Frame 1 (no input): blank canvas, image omitted
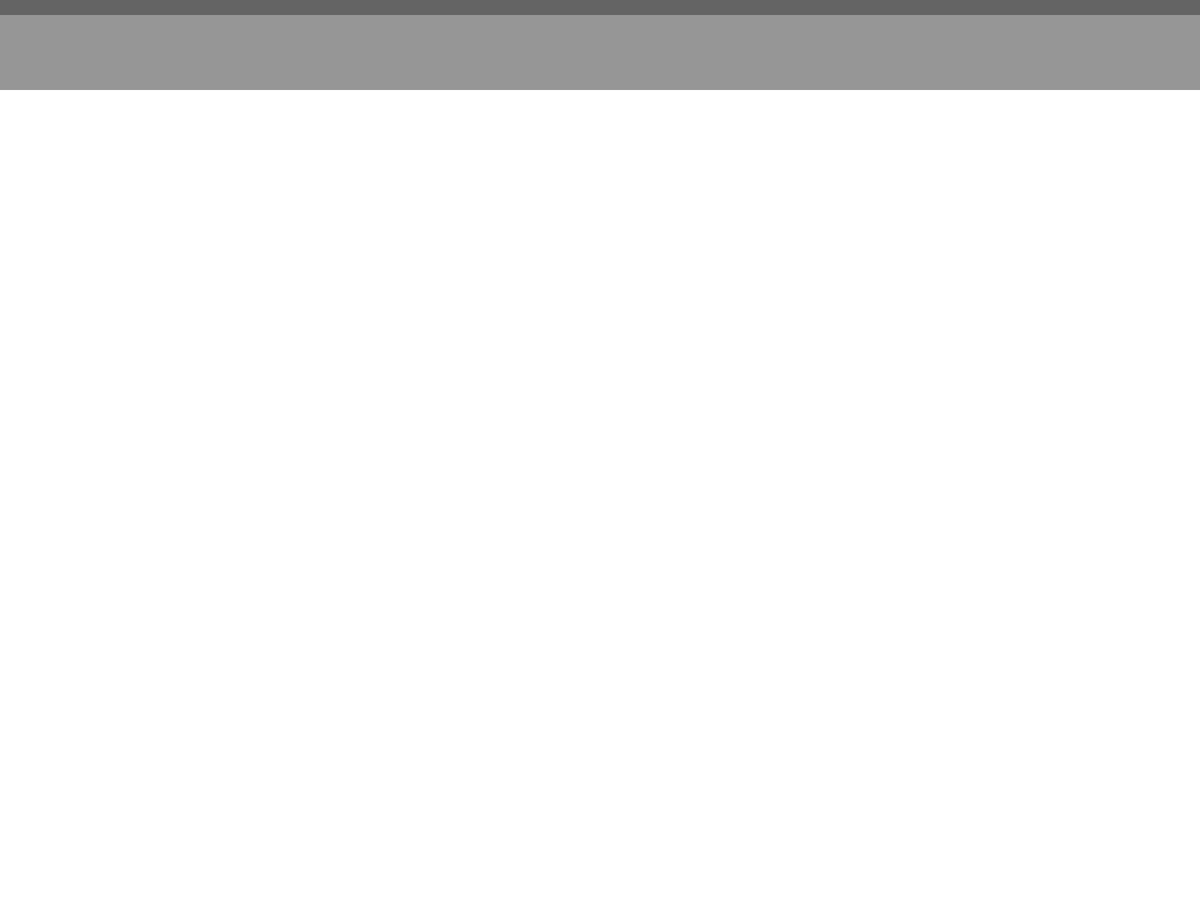
Frame 60 (the mouse pressed at the canvas centre just before this capture)
Frame 120 (the mouse held since frame 60 and released just before this capture): blank canvas, image omitted

The Processing sketch that drew this single still picture (run headless with seeded random() and noise(); from frame 60 on, the mouse is pressed at the canvas centre):

// Processing sketch: ChromeInteractImitation
// ── ChromeInteractImitation.pde
float x;
float y;
float heigh;

float menu_x;
float menu_y;
float heigh_m;

int type=0;
void setup() {
  fullScreen();
  background(255);
  noStroke();
  rectMode(CENTER);
  heigh = 20;
  x = width/2;
  y = -heigh/2;

  heigh_m = 100;
  menu_x = width/2;
  menu_y = -heigh_m/2;
}

void draw() {
  background(255);
  fill(150);
  rect(menu_x, menu_y, width, heigh_m);
  fill(100);
  rect(x, y, width, heigh);
  //タイトルバー部分の変化
  if (mouseY<=heigh) {
    y+=2;
    if (y>heigh/2) {
      y=heigh/2;
    }
  } else if (mouseY<=heigh_m) {
    y-=3;
    if (y<-heigh/2) {
      y=-heigh/2;
    }
  } else {
    y-=3;
    if (y<-heigh/2) {
      y=-heigh/2;
    }
  }
  //メニューバー
  if (mouseY<=heigh) {
    menu_y+=0;
    if (type==2) {
      menu_y+=2;
      if (menu_y>heigh_m/2+heigh) {
        menu_y=heigh_m/2+heigh;
        type=1;
      }
    } else
      if (y==heigh/2) {
        menu_y+=7;
        if (menu_y>heigh_m/2+heigh) {
          menu_y=heigh_m/2+heigh;
          type=1;
        }
      }
  } else if (mouseY<=heigh_m&&type!=0) {
    menu_y-=3;
    if (menu_y<heigh_m/2) {
      menu_y=heigh_m/2;
      type=2;
    }
  } else {
    if (type!=2) {
      if (menu_y<=heigh_m/2-heigh/2&&type!=2) {
        menu_y-=7;
      } else if (y<0) {
        menu_y-=3;
      }
    }
    if (menu_y<-heigh_m/2) {
      menu_y=-heigh_m/2;
      if (type==1) {
        type=0;
      }
    }
  }
}
